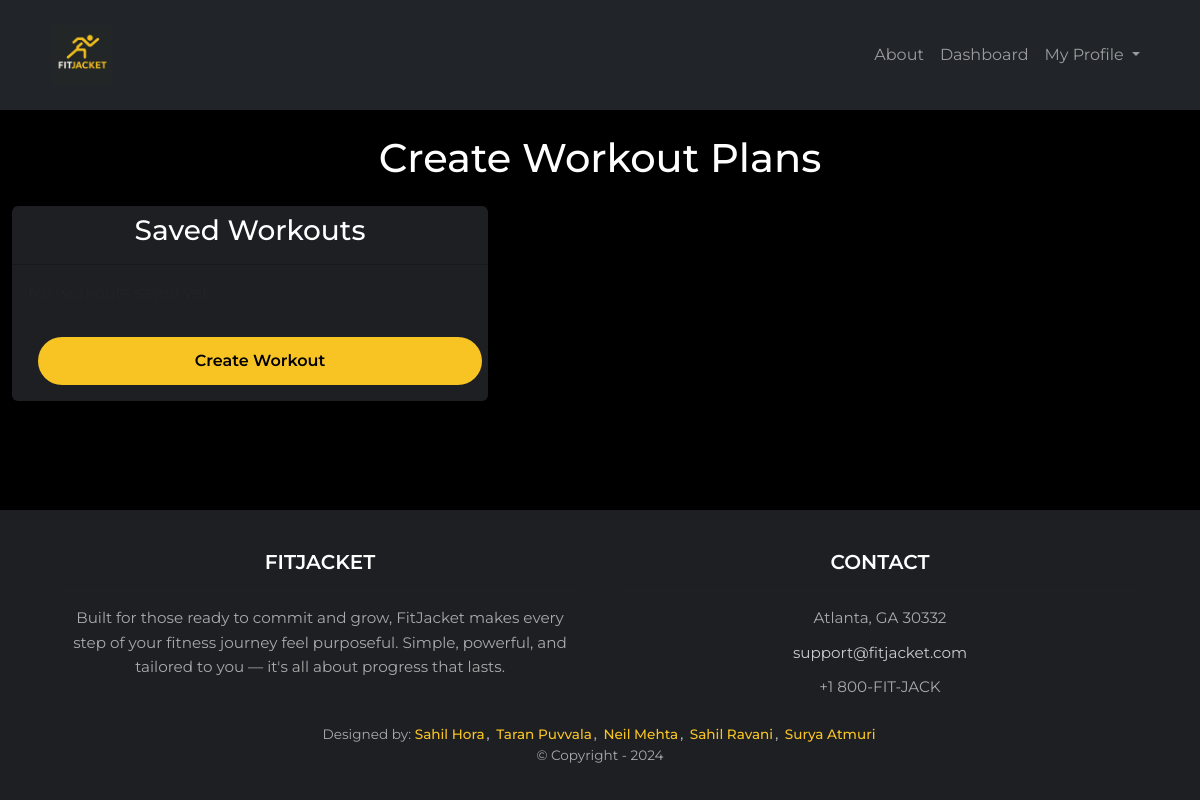
The app's page /dashboard/createPlan (signed in), older data.
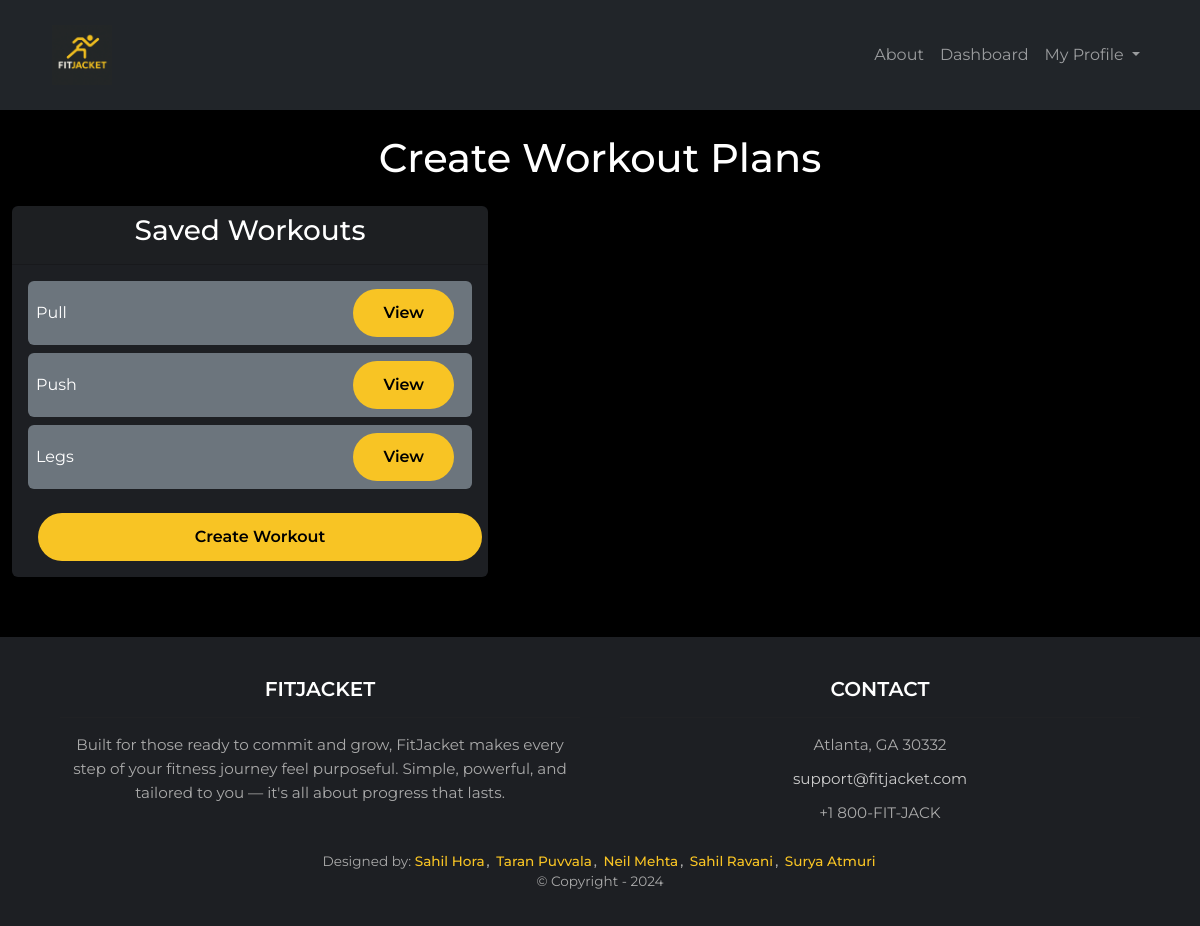
The same page, newer data.
### dashboard/models.py (models this page shows, shortened)
class Workout(models.Model):
    user = models.ForeignKey(User, on_delete=models.CASCADE)
    name = models.CharField(max_length=200, blank=False)
    created_at = models.DateTimeField(auto_now_add=True)
    updated_at = models.DateTimeField(auto_now=True)

### dashboard/views.py (the view)
# urls.py: path('dashboard/createPlan', dashboard_views.create_plan_view, name='create_plan'),  # Added createPlan route
@login_required
def create_plan_view(request):
    workouts = Workout.objects.filter(user=request.user).prefetch_related('exercises')
    return render(request, 'dashboard/createPlan.html', {'workouts': workouts})

### dashboard/templates/dashboard/createPlan.html (shortened to what this page needs)
{% extends "base.html" %}
{% load static %}
{% block content %}
<div class="container-fluid mt-4">
    <h1 class="text-center mb-4">Create Workout Plans</h1>
    <div class="row">
        <div class="col-md-5">
            <div class="card bg-dark text-white">
                <div class="card-header">
                    <h3>Saved Workouts</h3>
                </div>
                <div class="card-body">
                    <div id="saved-workouts-list">
                        {% for workout in workouts %}
                        <div class="workout-item mb-2" data-workout-id="{{ workout.id }}">
                            <div class="d-flex justify-content-between align-items-center p-2 bg-secondary rounded">
                                <span class="workout-name">{{ workout.name }}</span>
                                <button class="btn btn-sm btn-warning view-workout">View</button>
                            </div>
                        </div>
                        {% empty %}
                        <p class="text-muted">No workouts saved yet</p>
                        {% endfor %}
                    </div>
                    <button id="create-workout-btn" class="btn btn-warning mt-3 w-100">Create Workout</button>
                </div>
            </div>
        </div>
        <div class="col-md-7">
        </div>
    </div>
</div>
{% endblock %}

Row changes from the older to the newer data that the page shows:
added Workout: name "Pull"
added Workout: name "Push"
added Workout: name "Legs"
